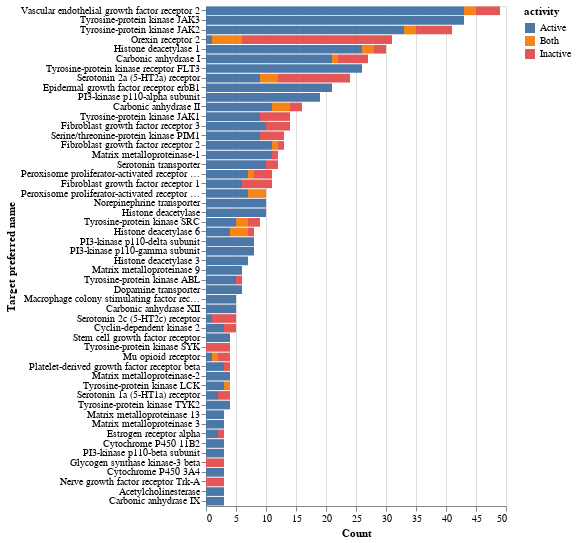

The notebook cell saved with this chart:
### Code cell
temp = out_df.groupby('pref_name').filter(lambda x : len(x)>2)
ch = alt.Chart(temp).mark_bar()

# ch = ch.encode(
#     x = alt.X('pref_name', sort='-y', title='Target preferred name'),
#     y = alt.Y('count()'),
#     color=alt.Color('activity'),
#     order=alt.Order('activity', sort='ascending'),
# )

ch = ch.encode(
    y = alt.Y('pref_name', sort='-x', title='Target preferred name'),
    x = alt.X('count()', title='Count'),
    color=alt.Color('activity'),
    order=alt.Order('activity', sort='ascending'),
).properties(height=500,width=300)

ch.properties(height=200,width=750).configure_axisY(
titleFontSize=13,
).configure_axisX(
titleFontSize=13
).configure_axisBottom(labelAngle=-35).configure_header(
    titleFontSize=40, 
    labelFontSize=40
).configure_axisY(
    titleAngle=0,
    titleAlign="left",
    titleY=-10,
    titleX=-20,
    titleFontSize=16,
).configure_legend(orient='bottom',labelFontSize=22)
# ch = ch.transform_aggregate(
#     count='count()',
#     groupby=['pref_name']
# ).transform_filter(
#     'datum.count >= 5'
# ).mark_bar().encode(
#    alt.X('pref_name:N', sort='-y', title='Target preferred name'),
#    alt.Y('count:Q'),
#     color=alt.Color('activity'),
#     order=alt.Order('activity', sort='ascending'),
# ).properties(height=200,width=750)

ch

### Figure 1 — Vega-Lite specification as saved in the notebook (floating-point values rounded to 4 significant figures; data arrays with more than 128 entries replaced by an {"elided": "..."} marker saying what was removed)
{"config": {"view": {"continuousWidth": 400, "continuousHeight": 300}}, "data": {"name": "data-808ff0e76d58f6cdb03f166abf2ef1b3"}, "mark": "bar", "encoding": {"color": {"type": "nominal", "field": "activity"}, "order": {"type": "nominal", "field": "activity", "sort": "ascending"}, "x": {"type": "quantitative", "aggregate": "count", "title": "Count"}, "y": {"type": "nominal", "field": "pref_name", "sort": "-x", "title": "Target preferred name"}}, "height": 500, "width": 300, "$schema": "https://vega.github.io/schema/vega-lite/v4.8.1.json", "datasets": {"data-808ff0e76d58f6cdb03f166abf2ef1b3": {"elided": "597 records"}}}
